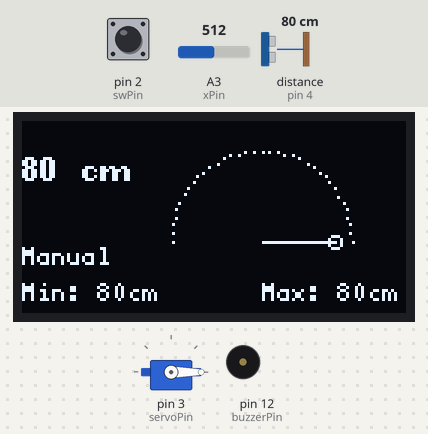
A sketch run on a simulated Arduino Uno, built with avr-gcc and run on an emulated ATmega328P. Parts: 128×64 one-colour display, servo, buzzer (waves = sounding). The test bench sets the inputs (shaded band); at power-on: pin 2 (swPin) HIGH, distance to the obstacle (sensor on pin 4) 80 cm, A3 (xPin) = 512. The echo pulse lasts 58.3 µs per cm.

Above: at 1.2 s.
1.3 s: pin 2 (swPin) pulled LOW for 0.45 s
At 3.0 s:
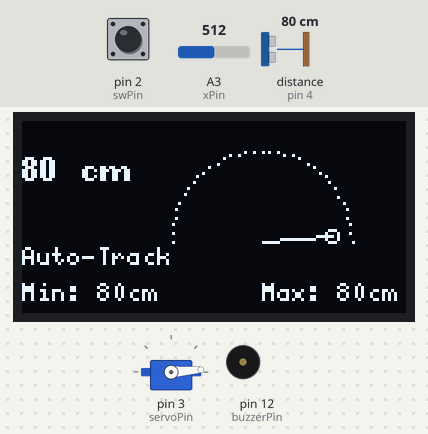
3.4 s: distance to the obstacle (sensor on pin 4) set to 22 cm
At 5.1 s:
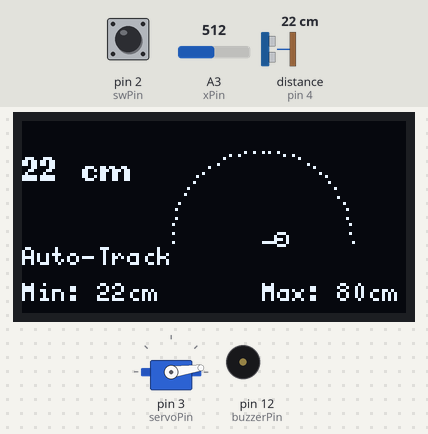
5.4 s: distance to the obstacle (sensor on pin 4) set to 18 cm
At 6.3 s:
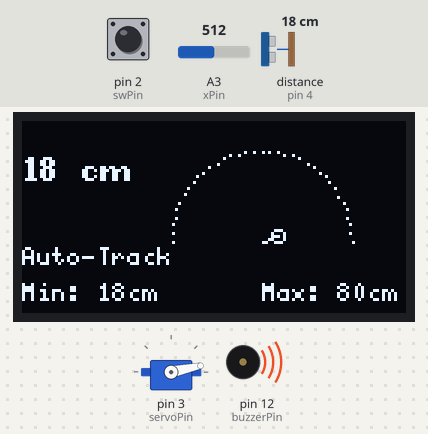
7.4 s: pin 2 (swPin) pulled LOW for 1 s
At 9.1 s:
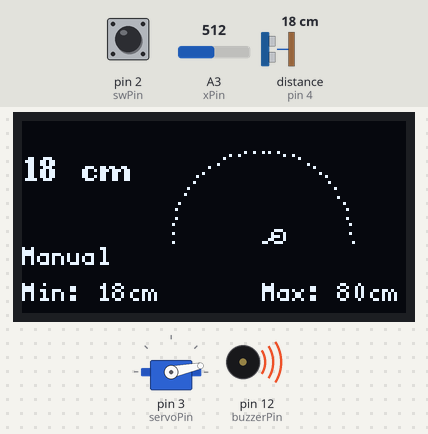
9.9 s: A3 (xPin) set to 412
11.4 s: A3 (xPin) set to 391
At 12.47 s:
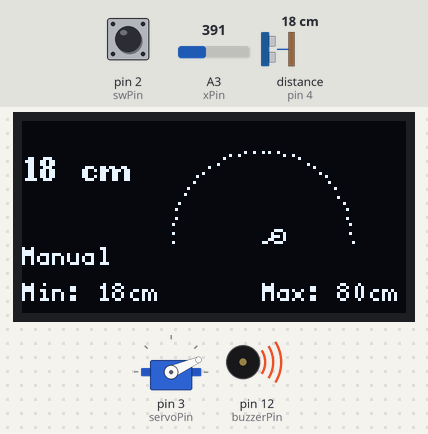
Timing chart, 0 to 17.4 s (numbered marks = the images above; inputs shaded):
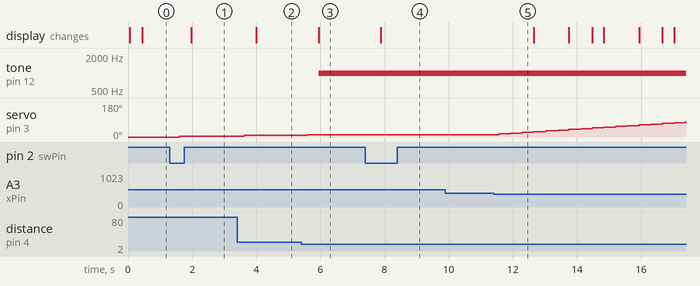

Measured:
- the behaviour switches between 20 and 19 cm on distance to the obstacle (sensor on pin 4) (found by bisection; images 2 and 3)
- the behaviour switches between 400 and 399 on A3 (xPin) (found by bisection; images 4 and 5)
- after the input at 1.3 s, servo on pin 3 (servoPin): 0° → 4° after 0.30 s; the display: changes after 0.68 s (image 1)
- after the input at 3.4 s, servo on pin 3 (servoPin): 4° → 8° after 0.23 s; the display: changes after 0.59 s (image 2)
- after the input at 5.4 s, tone on pin 12 (buzzerPin): silent → 1000 Hz after 0.55 s; servo on pin 3 (servoPin): 8° → 12° after 0.19 s; the display: changes after 0.55 s (image 3)
- after the input at 7.4 s, the display: changes after 0.49 s (image 4)
- after the input at 9.9 s, every drawn part: stays the same
- after the input at 11.4 s, servo on pin 3 (servoPin): moves from 12° to 80° over 5.8 s, starting after 0.16 s

The sketch:

joystickOLEDGame.ino
```cpp
#include <Wire.h>
#include <U8g2lib.h>
#include <Servo.h>
#include "SR04.h"

//Joystick pins
const byte xPin = A3;
const byte yPin = A2;
const byte swPin = 2;
//Ultrasonic Sensor pins
const byte trigPin = 4;
const byte echoPin = 5;
//Ultrasonic Sensor readings: Max, Min, Current
int maxDist;
int minDist;
int uSensorDist;
//Servo variables
const byte servoPin = 3;
int servoPos = 0;
//Buzzer variables
const byte buzzerPin = 12;
unsigned long previousTime = 0;
bool buzzerState = false;
byte buzzerDelay = 50;
int radarMagnitude;
bool trackingMode = false;
//Used to switch between manual and auto
bool lastButtonState = HIGH;
bool currentButtonState;
//Auto tracking variables
int trackingDirection = 1;
int servoSpeed = 4;
int closestDist = 999;
int closestAngle = 0;

//Instantiate compnent instances
U8G2_SSD1309_128X64_NONAME0_1_HW_I2C u8g2(U8G2_R0, U8X8_PIN_NONE);
Servo myServo;
SR04 usSensor = SR04(echoPin, trigPin);

//prototypes
void drawRadar();
void updateOLED();
void updateServoPos();
void updateBuzzer();
void autoTrack();


void setup() {
  int initialDist = usSensor.Distance();//Calibrate max,min distances
  maxDist = initialDist;
  minDist = initialDist;
  u8g2.begin();//Start writing to OLED
  pinMode(swPin, INPUT);//Setup joystick click pin
  digitalWrite(swPin, HIGH);
  Serial.begin(9600);
  myServo.attach(servoPin);//Setup servo motor
  myServo.write(0);
  Wire.setClock(100000);  // force standard I2C speed
  pinMode(buzzerPin, OUTPUT);
}

void loop() {
  //Initiate dynamic variables
  int xInput = analogRead(xPin);//Get Joystick x input
  uSensorDist = usSensor.Distance();

  currentButtonState = digitalRead(swPin);

  //Detect button press
  if(lastButtonState == HIGH && currentButtonState == LOW) trackingMode = !trackingMode;
  lastButtonState = currentButtonState;

  //Update each component using functional programming
  if(!trackingMode) updateServoPos(xInput);
  if(trackingMode) autoTrack();
  updateOLED();
  updateBuzzer();

}


void updateOLED() {
  char buffer[20];
  sprintf(buffer, "%d", uSensorDist);
  //Set min,max readings
  if(uSensorDist < minDist) {
    minDist = uSensorDist;
  }
  if(uSensorDist > maxDist) {
    maxDist = uSensorDist;
  }

  //begin OLED writing
  u8g2.firstPage();
  do {
    u8g2.setFont(u8g2_font_ncenB08_tr);

    u8g2.drawStr(0, 20, buffer);
    u8g2.drawStr(20, 20, "cm" );

    u8g2.setFont(u8g2_font_5x8_tr);
    //write min, max readings
    char minDistBuffer[20];
    sprintf(minDistBuffer, "Min: %dcm", minDist);
    u8g2.drawStr(0, 60, minDistBuffer);

    char maxDistBuffer[20];
    sprintf(maxDistBuffer, "Max: %dcm", maxDist);
    u8g2.drawStr(80, 60, maxDistBuffer);
    //write current mode
    u8g2.drawStr(
      0,
      48,
      trackingMode ? "Auto-Track" : "Manual"
    );

    drawRadar();

  } while (u8g2.nextPage());
}

void drawRadar() {
  //draw radar arc one pixel at a time
  for(int angle = 0; angle <= 180; angle += 5) {
  float rad = radians(angle);
  int x = 80 + 30*cos(rad);
  int y = 40 - 30 * sin(rad);
  u8g2.drawPixel(x,y);
  }

  //clamp distance reading for radar line
  if(uSensorDist > 100) {
    radarMagnitude = 100;
  } else {
    radarMagnitude = uSensorDist;
  }

  //draw radar line - size is proportional to current distance
  u8g2.drawLine(80, 40,
    80 + 30*cos(radians(servoPos)) * radarMagnitude / 100,
    40 - 30 * sin(radians(servoPos)) * radarMagnitude / 100
  );

  //draw blip at end of line to signal object
  int blipX = 80 + 30*cos(radians(servoPos)) * radarMagnitude / 100;
  int blipY = 40 - 30 * sin(radians(servoPos)) * radarMagnitude / 100;
  u8g2.drawCircle(blipX, blipY, 2);
}

void updateServoPos(int x) {
  if(x > 600) servoPos-= servoSpeed;
  if(x < 400) servoPos+= servoSpeed;

  //clamp servo position
  if (servoPos > 180) {
    servoPos = 180;
  }
  if (servoPos < 0) {
    servoPos = 0;
  }

  myServo.write(servoPos);
}

void updateBuzzer() {
  unsigned long currentTime = millis();
  if(uSensorDist < 20) {
    tone(buzzerPin, 1000);
  } else {
    noTone(buzzerPin);
  }


}

int getStableDistance() {
  int sum = 0;
  int count = 3;

  for(int i = 0; i < count; i++) {
    sum += usSensor.Distance();
    delay(5);
  }
  return sum / count;
}

void autoTrack() {
  servoPos += trackingDirection * servoSpeed;
  if(servoPos > 180) {
    servoPos = 180;
    trackingDirection = -1;
  }
  if(servoPos < 0) {
    servoPos = 0;
    trackingDirection = 1;

    //New sweep started - Reset tracking
    closestDist = 999;

  }

    if(uSensorDist > 2 && uSensorDist < closestDist && uSensorDist < 150) {
      closestDist = uSensorDist;
      closestAngle = servoPos;
    }
  if(closestDist < 999) {
    myServo.write(closestAngle);
    servoPos = closestAngle;
  }

}
```
